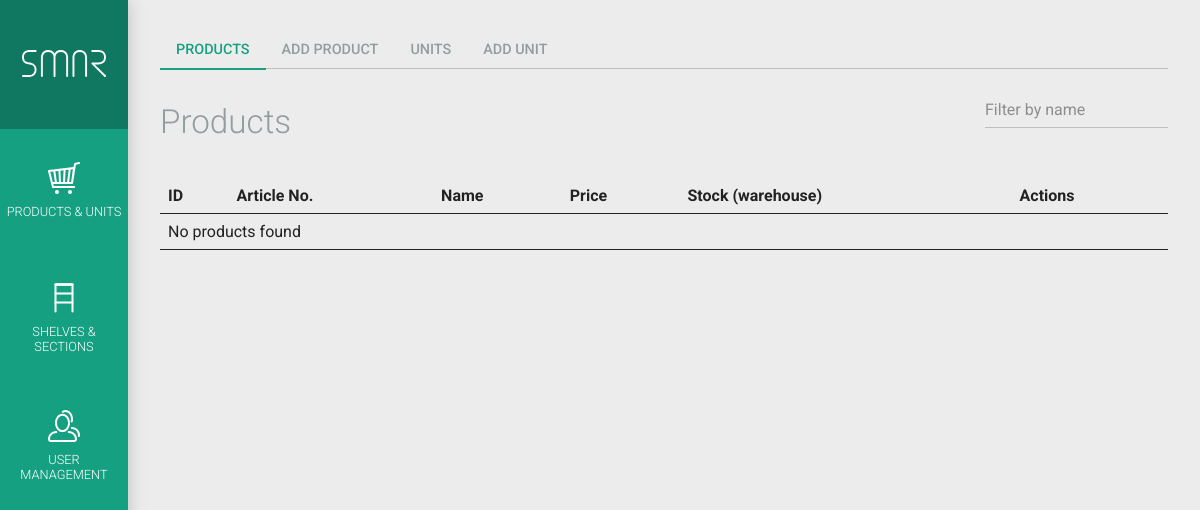
Before: /index.php?page=products.php (signed in) with the older database file.
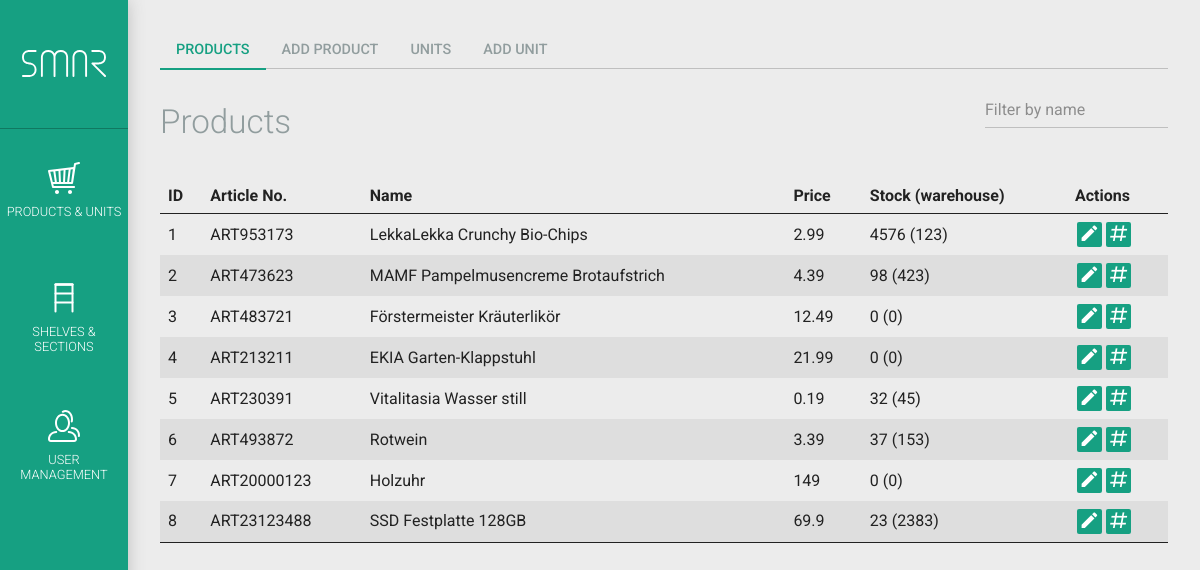
After: the same page with the newer database file.
### tables this page shows
CREATE TABLE IF NOT EXISTS `smar_stock` (
  `stock_id` int(10) unsigned NOT NULL AUTO_INCREMENT,
  `product_id` int(10) unsigned NOT NULL,
  `amount_warehouse` int(10) NOT NULL DEFAULT '0',
  `amount_shop` int(10) NOT NULL DEFAULT '0',
  `created` datetime DEFAULT NULL,
  `lastupdate` timestamp NOT NULL DEFAULT CURRENT_TIMESTAMP ON UPDATE CURRENT_TIMESTAMP,
  PRIMARY KEY (`stock_id`),
  UNIQUE KEY `product_id` (`product_id`)
);

CREATE TABLE IF NOT EXISTS `smar_product` (
  `product_id` int(10) unsigned NOT NULL AUTO_INCREMENT,
  `article_nr` varchar(30) DEFAULT NULL,
  `barcode` int(15) DEFAULT NULL,
  `name` varchar(100) DEFAULT NULL,
  `price` double NOT NULL DEFAULT '0',
	`size_x` int(3) unsigned NOT NULL DEFAULT '0',
  `size_y` int(3) NOT NULL DEFAULT '0',
  `size_z` int(3) NOT NULL DEFAULT '0',
	`stackable` tinyint(1) unsigned NOT NULL DEFAULT '0',
  `image` varchar(150) DEFAULT NULL,
  `created` datetime DEFAULT NULL,
  `lastupdate` timestamp NOT NULL DEFAULT CURRENT_TIMESTAMP ON UPDATE CURRENT_TIMESTAMP,
  PRIMARY KEY (`product_id`)
);

### _functions/_functions.php (called while the page is built, shortened)
<?php
class SMAR_MysqlConnect extends mysqli
{
    function dbquery($sql)
    {
			if(!($erg = $this->query($sql))) {
				echo "Error with SQL request, the statement: ".$sql." --- Fehlernummer ".$this->errno." ::: ".$this->error;
				return false;
			}
			return $erg;
    }
}
?>

### products.php (the view, shortened to what this page needs)
<?php
require_once('_functions/_functions.php');
$self = 'products.php';
$subpage = isset($_GET['subpage']) ? $_GET['subpage'] : '';
require_once('inc_session_check.php');
if($_SESSION['loginRole'] < 1) {
	$SMAR_MESSAGES['error'][] = 'Insufficient permissions for products management';
	smar_print_messages($SMAR_MESSAGES); unset($SMAR_MESSAGES);
} else {
if(isset($_GET['smar_nav']) && $_GET['smar_nav'] == 'true') {
	?>
	<nav id="nav-page">
		<ul>
			<li><a href="<?php echo $self; ?>" <?php echo ($subpage == '') ? 'class="smar-active"' : ''; ?>>Products</a></li>
			<?php if($_SESSION['loginRole'] >= 2) { ?><li><a href="<?php echo $self.'?subpage=addproduct'; ?>" <?php echo ($subpage == 'addproduct') ? 'class="smar-active"' : ''; ?>>Add product</a></li><?php } ?>
			<li><a href="<?php echo $self.'?subpage=units'; ?>" <?php echo ($subpage == 'units') ? 'class="smar-active"' : ''; ?>>Units</a></li>
			<?php if($_SESSION['loginRole'] >= 2) { ?><li><a href="<?php echo $self.'?subpage=addunit'; ?>" <?php echo ($subpage == 'addunit') ? 'class="smar-active"' : ''; ?>>Add unit</a></li><?php } ?>
		</ul>
	</nav>
	<div id="smar-content-inner">
	<?php
}
switch($subpage) {
		?>
			<?php
	default:
		?>
		<div class="flex">
			<h1>Products</h1>
			<div>
				<?php
				$filter = ' WHERE s.product_id = p.product_id';
				$formFilter = '';
				?>
				<form id="form-filter" method="get" action="index.php?page=<?php echo urlencode($self); ?>">
					<input id="filter-products" type="text" name="filter" placeholder="Filter by name" value="<?php if(isset($formFilter) && !empty($formFilter)) echo smar_form_input($formFilter); ?>" class="input-medium">
				</form>
				<?php
				$items_per_page = 20;
				$current_page = 0;
				$limit = $items_per_page * $current_page;
				?>
			</div>
		</div>
		<table>
			<thead>
			<tr>
				<th>ID</th>
				<th>Article No.</th>
				<th>Name</th>
				<th>Price</th>
				<th>Stock (warehouse)</th>
				<th>Actions</th>
			</tr>
			</thead>
			<tbody>
				<?php
				$result = $SMAR_DB->dbquery("SELECT p.product_id, p.article_nr, p.name, p.price, s.amount_warehouse, s.amount_shop FROM ".SMAR_MYSQL_PREFIX."_product p, ".SMAR_MYSQL_PREFIX."_stock s ".$filter." ORDER BY product_id LIMIT ".$SMAR_DB->real_escape_string($limit).",".$SMAR_DB->real_escape_string($items_per_page));
				if($result->num_rows > 0) {
					while($row = $result->fetch_array(MYSQLI_ASSOC)) {
						echo '<tr>
							<td>'.$row['product_id'].'</td>
							<td>'.$row['article_nr'].'</td>
							<td>'.$row['name'].'</td>
							<td>'.$row['price'].'</td>
							<td>'.$row['amount_shop'].' ('.$row['amount_warehouse'].')</td>
							<td>';
						if($_SESSION['loginRole'] >= 2) {
							echo '	<a href="'.$self.'?subpage=editproduct&id='.$row['product_id'].'" title="Edit" class="ajax"><i class="mdi mdi-pencil"></i></a>';
						}
						echo'<a href="'.$self.'?subpage=mapping&type=product&id='.$row['product_id'].'" title="Show connected units" class="ajax"><i class="mdi mdi-pound"></i></a>
							</td>
						</tr>';
					}
				} else {
					echo '<tr><td colspan="5">No products found</td></tr>';
				}
				?>
			</tbody>
		</table>
		<?php
}
if(isset($_GET['smar_nav']) && $_GET['smar_nav'] == 'true')
	echo '</div>';
}
?>

### inc_header.php (shortened to what this page needs)
<!doctype html>
<html>
<head>
	<link href="css/materialdesignicons.min.css" rel="stylesheet">
	<link href="css/jquery.colorbox.css" rel="stylesheet">
	<link href="css/jquery.autocomplete.css" rel="stylesheet">
	<link href="css/smar.css" rel="stylesheet">
</head>

### index.php (shortened to what this page needs)
<?php
require_once('_functions/_functions.php');
require_once('inc_session_check.php');
include('inc_header.php')
?>
<body>
	<div id="smar-wrapper">
		<nav id="nav-main">
			<ul>
				<li><a id="smar-logo" href="start.php"></a></li>
				<li><a id="nav-main-1" href="products.php"><i class="nav-icon nav-icon-cart"></i><span>Products &amp; Units</span></a></li>
				<li><a id="nav-main-2" href="shelves.php"><i class="nav-icon nav-icon-shelf"></i><span>Shelves &amp; Sections</span></a></li>
				<li><a id="nav-main-5" href="users.php"><i class="nav-icon nav-icon-user"></i><span>User Management</span></a></li>
			</ul>
		</nav>
		<section id="smar-content">
		<?php
			if(isset($_GET['page']) && !empty($_GET['page']) && $_GET['page'] != 'start.php') {
				$page = urldecode($_GET['page']);
				$page_exploded = explode('?', $page);
				if(file_exists($page_exploded[0]))
					include $page_exploded[0];
				else
					echo file_get_contents(SMAR_SITE_URL.SMAR_CURRENT_DIR.'error.php?target='.urlencode($page));
			} else {
				$params['smar_include'] = true;
				$params['smar_nav'] = true;
				foreach($params as $k => $v)
					$_GET[$k] = $v;
				include 'start.php';
			}
			?>
		</section>
	</div>
</body>
</html>

### css/smar.css (style rules this page uses)
html, body { width: 100vw; height: 100vh; margin: 0; padding: 0; background: #ECECEC; color: #222; font: 400 1em Roboto, "Helvetica Neue", Helvetica, Arial, sans-serif; line-height: 1.2; }
a { color: #16A082; text-decoration: none; outline: 0; transition: color .4s ease-out 0s; }
h1, h2, h3, h4, h5 { margin: 1.414em 0 .5em; font-weight: 300; color: #919D9E; }
h1 { margin-top: 1em; font-size: 2.074rem; }
table { width: 100%; margin: 1.2em 0; text-align: left; border-spacing: 0; border-bottom: 1px solid #222; }
table tr { transition: background-color .4s ease-out 0s; }
table th, table td { padding: .5em; }
table thead th { border-bottom: 1px solid #222; }
table tbody tr:nth-child(2n) { background-color: #DEDEDE; }
input, select, textarea { font: 400 1rem 'Roboto'; -webkit-appearance: none; -moz-appearance: none; appearance: none; border: none; border-radius: 0; }
input:not([type="submit"]):not([type="reset"]), .input, select, textarea { display: block; box-sizing: border-box; width: 100%; max-width: 500px; padding: .5em 0; margin: 0 0 8px; border: 1px solid #BFBFBF; border-width: 0 0 1px; outline: none; font-size: 1rem; background: transparent none right center no-repeat; background-size: auto 80%; transition: border-color .4s ease-out 0s; }
.input-medium { max-width: 200px; }
#smar-logo { background: url("../img/SMAR_logo_white.svg") center no-repeat; background-size: 66% auto; border: 1px solid #107861; border-width: 0 0 1px; }
#smar-wrapper { display: -webkit-flex; -webkit-align-items: stretch; -webkit-align-content: flex-start; display: flex; align-items: stretch; align-content: flex-start; width: 100vw; height: 100vh; }
#smar-content { box-sizing: border-box; width: 100%; padding: 2rem; overflow: auto; -webkit-overflow-scrolling: touch; }
nav#nav-main { display: block; width: 8rem; min-width: 8rem; background: #16A082; box-shadow: 0 0 1rem #BFBFBF; overflow-x: hidden; overflow-y: auto; z-index: 8; }
nav#nav-main ul { display: -webkit-flex; -webkit-flex-flow: column; display: flex; flex-flow: column; margin: 0; padding: 0; list-style: none; }
nav#nav-main ul li { display: block; height: 8rem; }
nav#nav-main ul li a { display: -webkit-flex; -webkit-flex-flow: column; -webkit-align-items: center; -webkit-justify-content: center; display: flex; flex-flow: column; align-items: center; justify-content: center; width: 100%; height: 100%; color: #fff; transition: background-color .4s ease-out 0s; }
nav#nav-main ul li a span, .subtitle { max-width: 90%; padding: .5em; text-transform: uppercase; text-align: center; font-weight: 300; font-size: .8rem; }
.nav-icon { display: block; width: 30%; height: 30%; background-size: contain; }
.nav-icon-cart { background: url("../img/icon-cart.svg") center no-repeat; }
.nav-icon-shelf { background: url("../img/icon-shelf.svg") center no-repeat; }
.nav-icon-user { background: url("../img/icon-user.svg") center no-repeat; }
nav#nav-page ul { display: -webkit-flex; -webkit-flex-flow: row wrap; display: flex; flex-flow: row wrap; padding: 0; margin: 0; border-bottom: 1px solid #BFBFBF; list-style: none; }
nav#nav-page ul li { margin-bottom: -2px; }
nav#nav-page ul li a { display: block; height: 2.25rem; padding: 0 1rem; margin-bottom: 1px; border-bottom: 1px solid #BFBFBF; line-height: 2.25rem; text-transform: uppercase; font-size: .9rem; font-weight: 500; color: #919D9E; transition: color .4s ease-out 0s, border-color .4s ease-out 0s; }
nav#nav-page ul li a.smar-active { margin-bottom: 0; border-bottom: 2px solid #16A082; color: #16A082; }
.bg-icon, a .bg-icon, .text-icon, table a > .mdi { margin: 0 .1em; padding: .1em; background-color: #16a082; color: #fff; font-size: 1.3em; border-radius: .1em; transition: background-color .4s ease-out 0s; }
.flex { display: -webkit-flex; display: flex; -webkit-justify-content: space-between; justify-content: space-between; -webkit-align-items: center; align-items: center; }

Changed rows visible on the page:
added smar_stock: product.product_id "1", product.article_nr "ART953173", product.name "LekkaLekka Crunchy Bio-Chips", product.price "2.99", amount_shop "4576", amount_warehouse "123"
added smar_stock: product.product_id "2", product.article_nr "ART473623", product.name "MAMF Pampelmusencreme Brotaufstrich", product.price "4.39", amount_shop "98", amount_warehouse "423"
added smar_stock: product.product_id "3", product.article_nr "ART483721", product.name "Förstermeister Kräuterlikör", product.price "12.49", amount_shop "0", amount_warehouse "0"
added smar_stock: product.product_id "4", product.article_nr "ART213211", product.name "EKIA Garten-Klappstuhl", product.price "21.99", amount_shop "0", amount_warehouse "0"
added smar_stock: product.product_id "5", product.article_nr "ART230391", product.name "Vitalitasia Wasser still", product.price "0.19", amount_shop "32", amount_warehouse "45"
added smar_stock: product.product_id "6", product.article_nr "ART493872", product.name "Rotwein", product.price "3.39", amount_shop "37", amount_warehouse "153"
added smar_stock: product.product_id "7", product.article_nr "ART20000123", product.name "Holzuhr", product.price "149", amount_shop "0", amount_warehouse "0"
added smar_stock: product.product_id "8", product.article_nr "ART23123488", product.name "SSD Festplatte 128GB", product.price "69.9", amount_shop "23", amount_warehouse "2383"
Other visible differences:
text no longer shown: "No products found"
